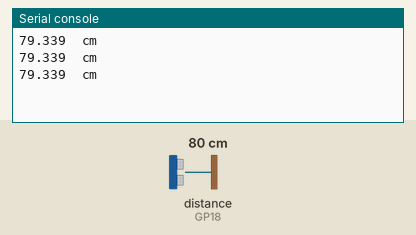
This program was run on a simulated Raspberry Pi Pico running MicroPython. Shown: the last lines printed to the serial console. Inputs (shaded band) come from the test bench; at power-on: distance to the obstacle (sensor on GP18) 80 cm. The echo pulse lasts 58.3 µs per cm.

Above: at 1.2 s.
1.3 s: distance to the obstacle (sensor on GP18) set to 2 cm
At 1.9 s:
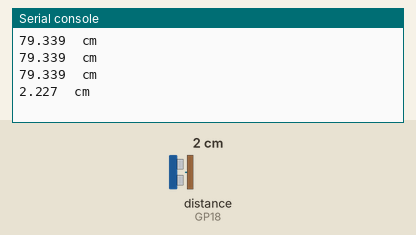
2.8 s: distance to the obstacle (sensor on GP18) set to 4 cm
At 3.4 s:
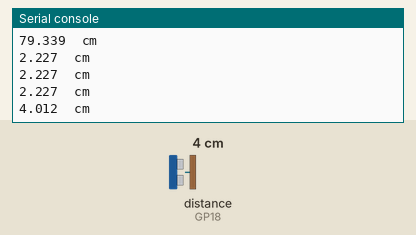
Timing chart, 0 to 5.8 s (numbered marks = the images above; inputs shaded):
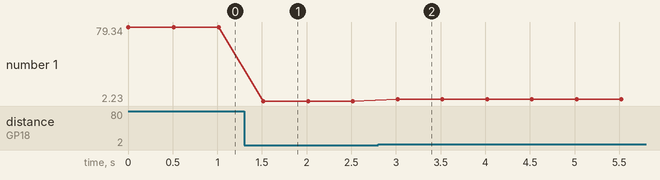

The program:

ultrasonic.py
```python
from machine import Pin
import utime

trig = Pin(19, Pin.OUT)
echo = Pin(18, Pin.IN)

while True:
    trig.value(1)
    utime.sleep_us(10)  # send a pulse of at least
    trig.value(0)
    t1 = 0
    t2 = 0
    #t2 = utime.ticks_us()
    while echo.value() == 0:
        #print('value 0')
        t1 = utime.ticks_us()
    while echo.value() == 1:
        #print('value 1')
        t2 = utime.ticks_us()
    t = t2-t1
    d = 17*(t)/1000
    print(d, ' cm')
    utime.sleep_ms(500)
```

Measured:
- after the input at 1.3 s, the serial console: prints a new line after 0.22 s (image 1)
- after the input at 2.8 s, the serial console: prints a new line after 0.22 s (image 2)
- plotted number 1: 79.34 → 2.23 after the input at 1.3 s, 2.23 → 4.01 after the input at 2.8 s
